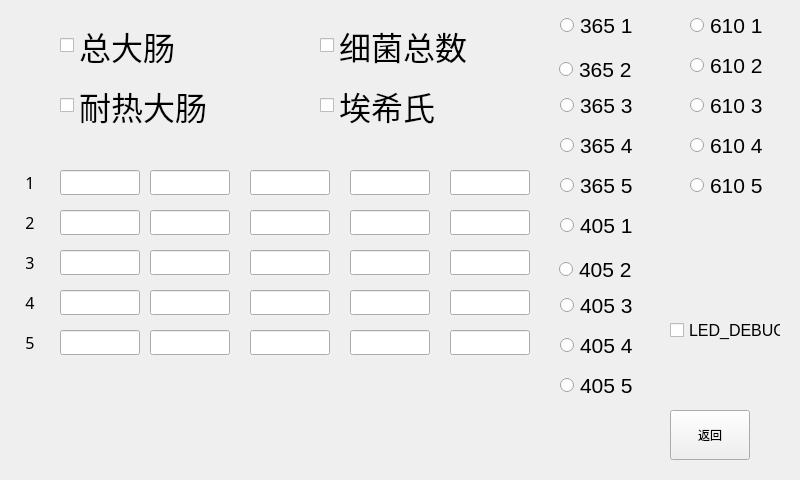
<?xml version="1.0" encoding="UTF-8"?>
<ui version="4.0">
 <class>debug_signal</class>
 <widget class="QWidget" name="debug_signal">
  <property name="geometry">
   <rect>
    <x>0</x>
    <y>0</y>
    <width>800</width>
    <height>480</height>
   </rect>
  </property>
  <property name="windowTitle">
   <string>Form</string>
  </property>
  <widget class="QLineEdit" name="le_9">
   <property name="geometry">
    <rect>
     <x>150</x>
     <y>290</y>
     <width>80</width>
     <height>25</height>
    </rect>
   </property>
  </widget>
  <widget class="QLineEdit" name="le_6">
   <property name="geometry">
    <rect>
     <x>150</x>
     <y>170</y>
     <width>80</width>
     <height>25</height>
    </rect>
   </property>
  </widget>
  <widget class="QLabel" name="lb_3">
   <property name="geometry">
    <rect>
     <x>20</x>
     <y>250</y>
     <width>20</width>
     <height>25</height>
    </rect>
   </property>
   <property name="font">
    <font>
     <family>Agency FB</family>
     <pointsize>12</pointsize>
    </font>
   </property>
   <property name="text">
    <string>3</string>
   </property>
   <property name="alignment">
    <set>Qt::AlignCenter</set>
   </property>
  </widget>
  <widget class="QLabel" name="lb_1">
   <property name="geometry">
    <rect>
     <x>20</x>
     <y>170</y>
     <width>20</width>
     <height>25</height>
    </rect>
   </property>
   <property name="font">
    <font>
     <family>Agency FB</family>
     <pointsize>12</pointsize>
    </font>
   </property>
   <property name="text">
    <string>1</string>
   </property>
   <property name="alignment">
    <set>Qt::AlignCenter</set>
   </property>
  </widget>
  <widget class="QPushButton" name="pB_Exit">
   <property name="geometry">
    <rect>
     <x>670</x>
     <y>410</y>
     <width>80</width>
     <height>50</height>
    </rect>
   </property>
   <property name="text">
    <string>返回</string>
   </property>
  </widget>
  <widget class="QLineEdit" name="le_3">
   <property name="geometry">
    <rect>
     <x>60</x>
     <y>250</y>
     <width>80</width>
     <height>25</height>
    </rect>
   </property>
  </widget>
  <widget class="QLineEdit" name="le_20">
   <property name="geometry">
    <rect>
     <x>350</x>
     <y>330</y>
     <width>80</width>
     <height>25</height>
    </rect>
   </property>
  </widget>
  <widget class="QLineEdit" name="le_14">
   <property name="geometry">
    <rect>
     <x>250</x>
     <y>290</y>
     <width>80</width>
     <height>25</height>
    </rect>
   </property>
  </widget>
  <widget class="QLineEdit" name="le_5">
   <property name="geometry">
    <rect>
     <x>60</x>
     <y>330</y>
     <width>80</width>
     <height>25</height>
    </rect>
   </property>
  </widget>
  <widget class="QLineEdit" name="le_10">
   <property name="geometry">
    <rect>
     <x>150</x>
     <y>330</y>
     <width>80</width>
     <height>25</height>
    </rect>
   </property>
  </widget>
  <widget class="QLineEdit" name="le_11">
   <property name="geometry">
    <rect>
     <x>250</x>
     <y>170</y>
     <width>80</width>
     <height>25</height>
    </rect>
   </property>
  </widget>
  <widget class="QLabel" name="lb_4">
   <property name="geometry">
    <rect>
     <x>20</x>
     <y>290</y>
     <width>20</width>
     <height>25</height>
    </rect>
   </property>
   <property name="font">
    <font>
     <family>Agency FB</family>
     <pointsize>12</pointsize>
    </font>
   </property>
   <property name="text">
    <string>4</string>
   </property>
   <property name="alignment">
    <set>Qt::AlignCenter</set>
   </property>
  </widget>
  <widget class="QLabel" name="lb_5">
   <property name="geometry">
    <rect>
     <x>20</x>
     <y>330</y>
     <width>20</width>
     <height>25</height>
    </rect>
   </property>
   <property name="font">
    <font>
     <family>Agency FB</family>
     <pointsize>12</pointsize>
    </font>
   </property>
   <property name="text">
    <string>5</string>
   </property>
   <property name="alignment">
    <set>Qt::AlignCenter</set>
   </property>
  </widget>
  <widget class="QLineEdit" name="le_1">
   <property name="geometry">
    <rect>
     <x>60</x>
     <y>170</y>
     <width>80</width>
     <height>25</height>
    </rect>
   </property>
  </widget>
  <widget class="QLineEdit" name="le_8">
   <property name="geometry">
    <rect>
     <x>150</x>
     <y>250</y>
     <width>80</width>
     <height>25</height>
    </rect>
   </property>
  </widget>
  <widget class="QLineEdit" name="le_2">
   <property name="geometry">
    <rect>
     <x>60</x>
     <y>210</y>
     <width>80</width>
     <height>25</height>
    </rect>
   </property>
  </widget>
  <widget class="QLineEdit" name="le_17">
   <property name="geometry">
    <rect>
     <x>350</x>
     <y>210</y>
     <width>80</width>
     <height>25</height>
    </rect>
   </property>
  </widget>
  <widget class="QLineEdit" name="le_4">
   <property name="geometry">
    <rect>
     <x>60</x>
     <y>290</y>
     <width>80</width>
     <height>25</height>
    </rect>
   </property>
  </widget>
  <widget class="QLineEdit" name="le_15">
   <property name="geometry">
    <rect>
     <x>250</x>
     <y>330</y>
     <width>80</width>
     <height>25</height>
    </rect>
   </property>
  </widget>
  <widget class="QLineEdit" name="le_19">
   <property name="geometry">
    <rect>
     <x>350</x>
     <y>290</y>
     <width>80</width>
     <height>25</height>
    </rect>
   </property>
  </widget>
  <widget class="QLineEdit" name="le_12">
   <property name="geometry">
    <rect>
     <x>250</x>
     <y>210</y>
     <width>80</width>
     <height>25</height>
    </rect>
   </property>
  </widget>
  <widget class="QLineEdit" name="le_13">
   <property name="geometry">
    <rect>
     <x>250</x>
     <y>250</y>
     <width>80</width>
     <height>25</height>
    </rect>
   </property>
  </widget>
  <widget class="QLineEdit" name="le_18">
   <property name="geometry">
    <rect>
     <x>350</x>
     <y>250</y>
     <width>80</width>
     <height>25</height>
    </rect>
   </property>
  </widget>
  <widget class="QLineEdit" name="le_7">
   <property name="geometry">
    <rect>
     <x>150</x>
     <y>210</y>
     <width>80</width>
     <height>25</height>
    </rect>
   </property>
  </widget>
  <widget class="QLabel" name="lb_2">
   <property name="geometry">
    <rect>
     <x>20</x>
     <y>210</y>
     <width>20</width>
     <height>25</height>
    </rect>
   </property>
   <property name="font">
    <font>
     <family>Agency FB</family>
     <pointsize>12</pointsize>
    </font>
   </property>
   <property name="text">
    <string>2</string>
   </property>
   <property name="alignment">
    <set>Qt::AlignCenter</set>
   </property>
  </widget>
  <widget class="QLineEdit" name="le_16">
   <property name="geometry">
    <rect>
     <x>350</x>
     <y>170</y>
     <width>80</width>
     <height>25</height>
    </rect>
   </property>
  </widget>
  <widget class="QRadioButton" name="rb_led1_405">
   <property name="geometry">
    <rect>
     <x>560</x>
     <y>210</y>
     <width>80</width>
     <height>30</height>
    </rect>
   </property>
   <property name="font">
    <font>
     <pointsize>16</pointsize>
    </font>
   </property>
   <property name="text">
    <string>405 1</string>
   </property>
  </widget>
  <widget class="QRadioButton" name="rb_led2_405">
   <property name="geometry">
    <rect>
     <x>559</x>
     <y>254</y>
     <width>80</width>
     <height>30</height>
    </rect>
   </property>
   <property name="font">
    <font>
     <pointsize>16</pointsize>
    </font>
   </property>
   <property name="text">
    <string>405 2</string>
   </property>
  </widget>
  <widget class="QRadioButton" name="rb_led3_405">
   <property name="geometry">
    <rect>
     <x>560</x>
     <y>290</y>
     <width>80</width>
     <height>30</height>
    </rect>
   </property>
   <property name="font">
    <font>
     <pointsize>16</pointsize>
    </font>
   </property>
   <property name="text">
    <string>405 3</string>
   </property>
  </widget>
  <widget class="QRadioButton" name="rb_led4_405">
   <property name="geometry">
    <rect>
     <x>560</x>
     <y>330</y>
     <width>80</width>
     <height>30</height>
    </rect>
   </property>
   <property name="font">
    <font>
     <pointsize>16</pointsize>
    </font>
   </property>
   <property name="text">
    <string>405 4</string>
   </property>
  </widget>
  <widget class="QRadioButton" name="rb_led5_405">
   <property name="geometry">
    <rect>
     <x>560</x>
     <y>370</y>
     <width>80</width>
     <height>30</height>
    </rect>
   </property>
   <property name="font">
    <font>
     <pointsize>16</pointsize>
    </font>
   </property>
   <property name="text">
    <string>405 5</string>
   </property>
  </widget>
  <widget class="QRadioButton" name="rb_led5_610">
   <property name="geometry">
    <rect>
     <x>690</x>
     <y>170</y>
     <width>80</width>
     <height>30</height>
    </rect>
   </property>
   <property name="font">
    <font>
     <pointsize>16</pointsize>
    </font>
   </property>
   <property name="text">
    <string>610 5</string>
   </property>
  </widget>
  <widget class="QRadioButton" name="rb_led1_610">
   <property name="geometry">
    <rect>
     <x>690</x>
     <y>10</y>
     <width>80</width>
     <height>30</height>
    </rect>
   </property>
   <property name="font">
    <font>
     <pointsize>16</pointsize>
    </font>
   </property>
   <property name="text">
    <string>610 1</string>
   </property>
  </widget>
  <widget class="QRadioButton" name="rb_led2_610">
   <property name="geometry">
    <rect>
     <x>690</x>
     <y>50</y>
     <width>80</width>
     <height>30</height>
    </rect>
   </property>
   <property name="font">
    <font>
     <pointsize>16</pointsize>
    </font>
   </property>
   <property name="text">
    <string>610 2</string>
   </property>
  </widget>
  <widget class="QRadioButton" name="rb_led3_610">
   <property name="geometry">
    <rect>
     <x>690</x>
     <y>90</y>
     <width>80</width>
     <height>30</height>
    </rect>
   </property>
   <property name="font">
    <font>
     <pointsize>16</pointsize>
    </font>
   </property>
   <property name="text">
    <string>610 3</string>
   </property>
  </widget>
  <widget class="QRadioButton" name="rb_led4_610">
   <property name="geometry">
    <rect>
     <x>690</x>
     <y>130</y>
     <width>80</width>
     <height>30</height>
    </rect>
   </property>
   <property name="font">
    <font>
     <pointsize>16</pointsize>
    </font>
   </property>
   <property name="text">
    <string>610 4</string>
   </property>
  </widget>
  <widget class="QLineEdit" name="le_22">
   <property name="geometry">
    <rect>
     <x>450</x>
     <y>210</y>
     <width>80</width>
     <height>25</height>
    </rect>
   </property>
  </widget>
  <widget class="QLineEdit" name="le_24">
   <property name="geometry">
    <rect>
     <x>450</x>
     <y>290</y>
     <width>80</width>
     <height>25</height>
    </rect>
   </property>
  </widget>
  <widget class="QLineEdit" name="le_23">
   <property name="geometry">
    <rect>
     <x>450</x>
     <y>250</y>
     <width>80</width>
     <height>25</height>
    </rect>
   </property>
  </widget>
  <widget class="QLineEdit" name="le_25">
   <property name="geometry">
    <rect>
     <x>450</x>
     <y>330</y>
     <width>80</width>
     <height>25</height>
    </rect>
   </property>
  </widget>
  <widget class="QLineEdit" name="le_21">
   <property name="geometry">
    <rect>
     <x>450</x>
     <y>170</y>
     <width>80</width>
     <height>25</height>
    </rect>
   </property>
  </widget>
  <widget class="QCheckBox" name="CB_TOL">
   <property name="geometry">
    <rect>
     <x>60</x>
     <y>20</y>
     <width>171</width>
     <height>51</height>
    </rect>
   </property>
   <property name="font">
    <font>
     <pointsize>24</pointsize>
    </font>
   </property>
   <property name="text">
    <string>总大肠</string>
   </property>
  </widget>
  <widget class="QCheckBox" name="CB_FEC">
   <property name="geometry">
    <rect>
     <x>60</x>
     <y>80</y>
     <width>171</width>
     <height>51</height>
    </rect>
   </property>
   <property name="font">
    <font>
     <pointsize>24</pointsize>
    </font>
   </property>
   <property name="text">
    <string>耐热大肠</string>
   </property>
  </widget>
  <widget class="QCheckBox" name="CB_TPC">
   <property name="geometry">
    <rect>
     <x>320</x>
     <y>20</y>
     <width>171</width>
     <height>51</height>
    </rect>
   </property>
   <property name="font">
    <font>
     <pointsize>24</pointsize>
    </font>
   </property>
   <property name="text">
    <string>细菌总数</string>
   </property>
  </widget>
  <widget class="QCheckBox" name="CB_E">
   <property name="geometry">
    <rect>
     <x>320</x>
     <y>80</y>
     <width>171</width>
     <height>51</height>
    </rect>
   </property>
   <property name="font">
    <font>
     <pointsize>24</pointsize>
    </font>
   </property>
   <property name="text">
    <string>埃希氏</string>
   </property>
  </widget>
  <widget class="QRadioButton" name="rb_led5_365">
   <property name="geometry">
    <rect>
     <x>560</x>
     <y>170</y>
     <width>80</width>
     <height>30</height>
    </rect>
   </property>
   <property name="font">
    <font>
     <pointsize>16</pointsize>
    </font>
   </property>
   <property name="text">
    <string>365 5</string>
   </property>
  </widget>
  <widget class="QRadioButton" name="rb_led2_365">
   <property name="geometry">
    <rect>
     <x>559</x>
     <y>54</y>
     <width>80</width>
     <height>30</height>
    </rect>
   </property>
   <property name="font">
    <font>
     <pointsize>16</pointsize>
    </font>
   </property>
   <property name="text">
    <string>365 2</string>
   </property>
  </widget>
  <widget class="QRadioButton" name="rb_led1_365">
   <property name="geometry">
    <rect>
     <x>560</x>
     <y>10</y>
     <width>80</width>
     <height>30</height>
    </rect>
   </property>
   <property name="font">
    <font>
     <pointsize>16</pointsize>
    </font>
   </property>
   <property name="text">
    <string>365 1</string>
   </property>
  </widget>
  <widget class="QRadioButton" name="rb_led3_365">
   <property name="geometry">
    <rect>
     <x>560</x>
     <y>90</y>
     <width>80</width>
     <height>30</height>
    </rect>
   </property>
   <property name="font">
    <font>
     <pointsize>16</pointsize>
    </font>
   </property>
   <property name="text">
    <string>365 3</string>
   </property>
  </widget>
  <widget class="QRadioButton" name="rb_led4_365">
   <property name="geometry">
    <rect>
     <x>560</x>
     <y>130</y>
     <width>80</width>
     <height>30</height>
    </rect>
   </property>
   <property name="font">
    <font>
     <pointsize>16</pointsize>
    </font>
   </property>
   <property name="text">
    <string>365 4</string>
   </property>
  </widget>
  <widget class="QCheckBox" name="CB_Debug">
   <property name="geometry">
    <rect>
     <x>670</x>
     <y>310</y>
     <width>111</width>
     <height>41</height>
    </rect>
   </property>
   <property name="font">
    <font>
     <pointsize>12</pointsize>
    </font>
   </property>
   <property name="text">
    <string>LED_DEBUG</string>
   </property>
  </widget>
 </widget>
 <resources/>
 <connections/>
</ui>
